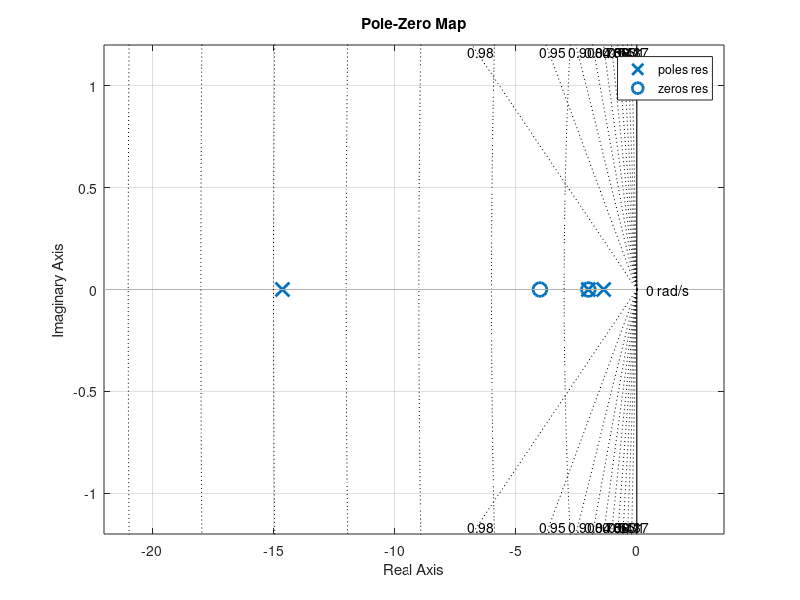

Source code (MATLAB):
clc;
clear all;
close all;
n1=10;
d1=[1 1 0];
g1=tf(n1,d1);
n2=[0.5 0];
d2=1;
g2=tf(n2,d2);
fb1=feedback(g1,g2);
n3=[1 2];
d3=1;
g3=tf(n3,d3);
s1=series(g3,fb1);
n4=2;
d4=1;
g4=tf(n4,d4);
n5=1;
d5=[1 2];
g5=tf(n5,d5);
s2=series(g4,g5);
fb2=feedback(s1,1);
s3=parallel(s2,1);
disp(' Resultant transfer function is: ');
res=series(s3,fb2)
pzmap(res);
sgrid;
